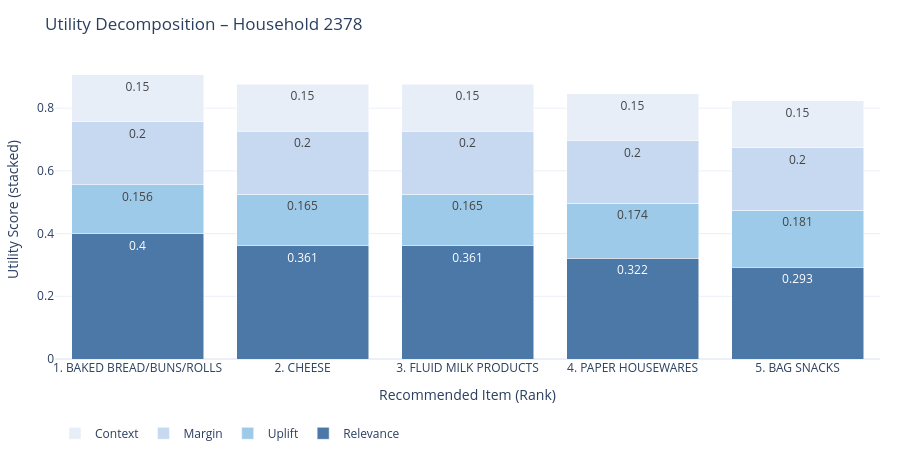

The notebook cell this image was saved under:
### Code cell
# ── Figure 2: Stacked bar – utility decomposition for focus household ─────────
COMP_COLORS = {
    "Relevance": "#4c78a8",
    "Uplift":    "#9ecae9",
    "Margin":    "#c7d9f1",
    "Context":   "#e8eef8",
}
focus_data = focus_cards_df.copy().reset_index(drop=True)
focus_data["item_label"] = (
    focus_data["rank"].astype(str) + ". " +
    focus_data["commodity_desc"].str[:22]
)

fig_cards = go.Figure()
for comp, col_key, w_key in [
    ("Relevance", "relevance",  "relevance"),
    ("Uplift",    "uplift",     "uplift"),
    ("Margin",    "margin",     "margin"),
    ("Context",   "context",    "context"),
]:
    contrib = focus_data[col_key] * WEIGHTS[w_key]
    fig_cards.add_trace(go.Bar(
        name         = comp,
        x            = focus_data["item_label"],
        y            = contrib,
        marker_color = COMP_COLORS[comp],
        text         = contrib.round(3).astype(str),
        textposition = "inside",
    ))

fig_cards.update_layout(
    barmode     = "stack",
    title       = f"Utility Decomposition – Household {focus_hh}",
    xaxis_title = "Recommended Item (Rank)",
    yaxis_title = "Utility Score (stacked)",
    template    = "plotly_white",
    font        = dict(size=12),
    legend      = dict(orientation="h", y=-0.2),
    height      = 460,
    margin      = dict(l=40, r=20, t=60, b=40),
)
fig_cards.write_html(str(FIG_DIR / "example_explanation_cards.html"))
fig_cards.show()
print("✅  Saved → reports/example_explanation_cards.html")

### Figure 1 — Plotly figure (JSON) as saved in the notebook; plotly's stock layout.template omitted (floating-point values rounded to 4 significant figures)
{"data": [{"marker": {"color": "#4c78a8"}, "name": "Relevance", "text": ["0.4", "0.361", "0.361", "0.322", "0.293"], "textposition": "inside", "type": "bar", "x": ["1. BAKED BREAD/BUNS/ROLLS", "2. CHEESE", "3. FLUID MILK PRODUCTS", "4. PAPER HOUSEWARES", "5. BAG SNACKS"], "y": [0.4, 0.361, 0.361, 0.322, 0.2927]}, {"marker": {"color": "#9ecae9"}, "name": "Uplift", "text": ["0.156", "0.165", "0.165", "0.174", "0.181"], "textposition": "inside", "type": "bar", "x": ["1. BAKED BREAD/BUNS/ROLLS", "2. CHEESE", "3. FLUID MILK PRODUCTS", "4. PAPER HOUSEWARES", "5. BAG SNACKS"], "y": [0.156, 0.1651, 0.1651, 0.1743, 0.1812]}, {"marker": {"color": "#c7d9f1"}, "name": "Margin", "text": ["0.2", "0.2", "0.2", "0.2", "0.2"], "textposition": "inside", "type": "bar", "x": ["1. BAKED BREAD/BUNS/ROLLS", "2. CHEESE", "3. FLUID MILK PRODUCTS", "4. PAPER HOUSEWARES", "5. BAG SNACKS"], "y": [0.2, 0.2, 0.2, 0.2, 0.2]}, {"marker": {"color": "#e8eef8"}, "name": "Context", "text": ["0.15", "0.15", "0.15", "0.15", "0.15"], "textposition": "inside", "type": "bar", "x": ["1. BAKED BREAD/BUNS/ROLLS", "2. CHEESE", "3. FLUID MILK PRODUCTS", "4. PAPER HOUSEWARES", "5. BAG SNACKS"], "y": [0.15, 0.15, 0.15, 0.15, 0.15]}], "layout": {"barmode": "stack", "font": {"size": 12}, "height": 460, "legend": {"orientation": "h", "y": -0.2}, "margin": {"b": 40, "l": 40, "r": 20, "t": 60}, "title": {"text": "Utility Decomposition – Household 2378"}, "xaxis": {"title": {"text": "Recommended Item (Rank)"}}, "yaxis": {"title": {"text": "Utility Score (stacked)"}}}}
